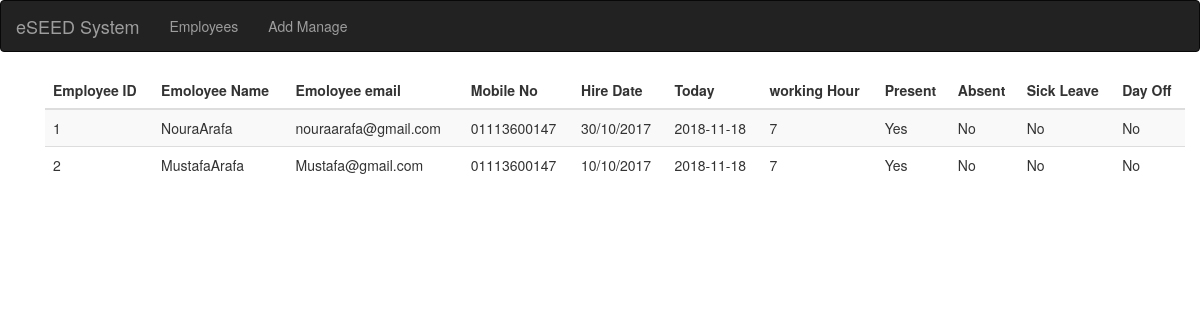
/Employees, run on the app's committed database.
### Model.py (models this page shows, shortened)
class Employee(db.Model):
    id = db.Column(db.Integer, primary_key=True)
    name = db.Column(db.String(80), unique=False, nullable=False)
    email = db.Column(db.String(120), unique=True, nullable=False)
    mobile_no = db.Column(db.String(20), nullable=False)
    hireDate = db.Column(db.String(80), nullable=False)

class Attendance(db.Model):
    id = db.Column(db.Integer, primary_key=True)
    Day = db.Column(db.String(20), unique=False, nullable=False)
    Working_hours = db.Column(db.Integer, unique=False, nullable=False)
    employee_id = db.Column(db.Integer, db.ForeignKey('employee.id'),
                        nullable=False)
    employee = db.relationship('Employee',
                           backref=db.backref('Attendance', lazy=True))
    status_id = db.Column(db.Integer, db.ForeignKey('status.id'),
                            nullable=False)
    status = db.relationship('Status',
                               backref=db.backref('Attendance', lazy=True))

### System.py (the view)
@app.route('/Employees')
def get_employees():
    conn = db_connect.connect()
    query = conn.execute("select * from employee ")
    employees = query.fetchall();
    attendens = []
    status = []
    for employee in employees:
        employee_attendance = conn.execute("""
              select * from attendance where Day = ? AND employee_id = ?
           """, (datetime.today().strftime('%Y-%m-%d')), int(employee.id)).cursor.fetchone()
        attendens.append(employee_attendance)
        statu = conn.execute("select * from status where id = '%d'" % int(employee_attendance[4])).cursor.fetchone()
        status.append(statu)
    print(employees)
    print(attendens)
    print(status)
    return render_template('employees.html', employees=employees, attendens=attendens, status=status)

### templates/employees.html
{% extends "layout.html" %}
  {% block content %}
    <div class="container">
        <div class="row">
            <div class="col-md-12">
                <div class="table-responsive">
                    <table  class="table table-bordred table-striped">
                        <thead>
                           <th>Employee ID</th>
                            <th>Emoloyee Name</th>
                           <th>Emoloyee email</th>
                             <th>Mobile No</th>
                             <th>Hire Date</th>
                             <th>Today</th>
                             <th>working Hour</th>
                             <th>Present</th>
                             <th>Absent</th>
                             <th>Sick Leave</th>
                            <th>Day Off</th>
                       </thead>
                        <tbody>
                               {% for i in  range(employees|length) %}
                                 <tr>
                                     <td>{{ employees[i].id }}</td>
                                     <td>{{ employees[i].name }}</td>
                                     <td>{{ employees[i].email }}</td>
                                     <td>{{ employees[i].mobile_no }}</td>
                                     <td>{{ employees[i].hireDate }}</td>
                                     <td>{{ attendens[i][1] }}</td>
                                     <td> {{ attendens[i][2] }} </td>
                                     {% if status[i][1] %}
                                        <td>Yes</td>
                                     {% else %}
                                        <td>No</td>
                                     {% endif %}
                                     {% if status[i][2] %}
                                        <td>Yes</td>
                                     {% else %}
                                        <td>No</td>
                                     {% endif %}
                                     {% if status[i][3] %}
                                        <td>Yes</td>
                                     {% else %}
                                        <td>No</td>
                                     {% endif %}
                                      {% if  status[i][4]  %}
                                        <td>Yes</td>
                                     {% else %}
                                        <td>No</td>
                                     {% endif %}
                                 </tr>
                               {% endfor %}
                        </tbody>
                    </table>
                </div>
            </div>
        </div>
    </div>
{% endblock %}

### templates/layout.html (shortened to what this page needs)
<!DOCTYPE html>
<html lang="en">
<head>
  <link rel="stylesheet" href="https://maxcdn.bootstrapcdn.com/bootstrap/3.3.7/css/bootstrap.min.css">
</head>
<body>
    <nav class="navbar navbar-inverse">
      <div class="container-fluid">
        <div class="navbar-header">
          <a class="navbar-brand" href="#">eSEED System</a>
        </div>
        <ul class="nav navbar-nav">
          <li><a href="./Employees">Employees</a></li>
          <li><a href="./add">Add Manage</a></li>
        </ul>
      </div>
    </nav>
    <div class="container">
        {% block content %}{% endblock %}
    </div>
</body>
</html>

### data on the page
Employee: id "1", name "NouraArafa", email "nouraarafa@gmail.com", mobile_no "01113600147", hireDate "30/10/2017"
Attendance: Day "2018-11-18", Working_hours "7"
Employee: id "2", name "MustafaArafa", email "Mustafa@gmail.com", mobile_no "01113600147", hireDate "10/10/2017"
Attendance: Day "2018-11-18", Working_hours "7"
